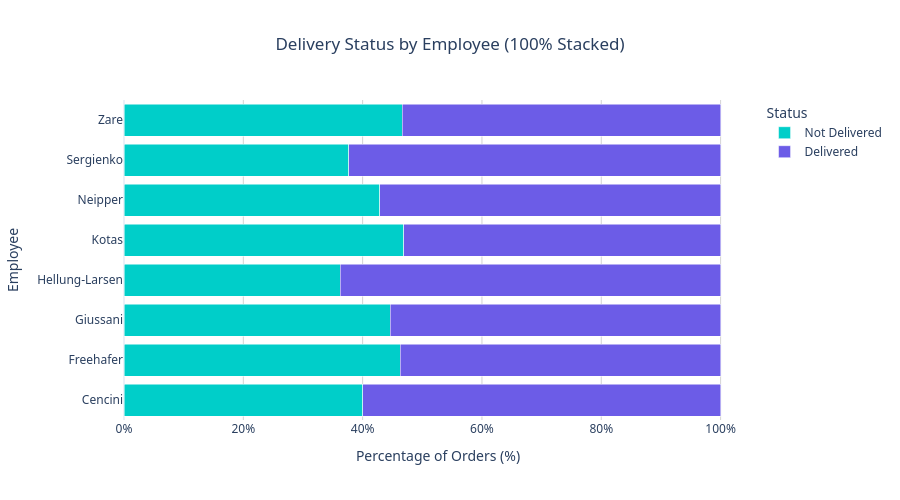
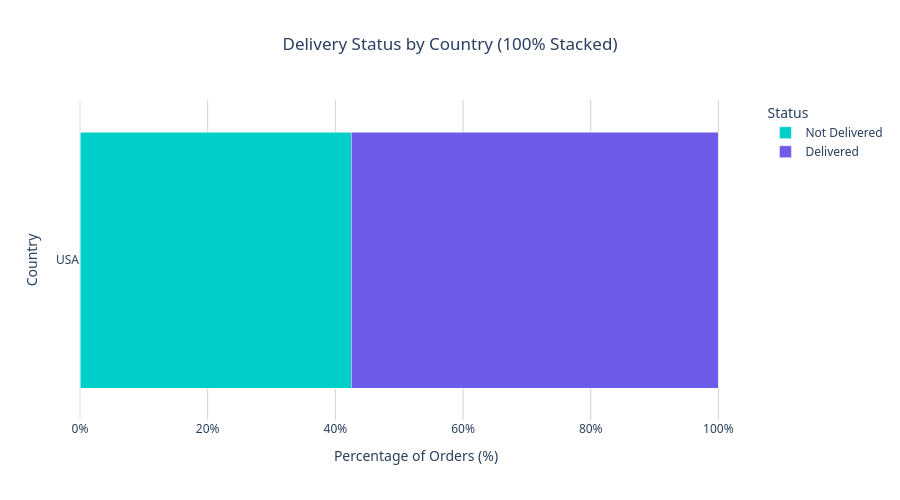

Notebook code cell kept with these figures, in order:
### Markdown cell above
## 4. Detailed Delivery Analysis
Analysis of delivery efficiency by Employee and Country.

### Code cell
# Delivery Status Analysis (100% Stacked)
if 'df' in locals():
    # 1. Delivery Status by Employee (Horizontal 100%)
    emp_delivery = df.groupby(['LastName', 'DeliveredFlag']).size().reset_index(name='Count')
    # Calculate percentage
    emp_totals = emp_delivery.groupby('LastName')['Count'].transform('sum')
    emp_delivery['Percentage'] = (emp_delivery['Count'] / emp_totals) * 100
    emp_delivery['Status'] = emp_delivery['DeliveredFlag'].map({1: 'Delivered', 0: 'Not Delivered'})
    
    fig_emp = px.bar(emp_delivery, y='LastName', x='Percentage', color='Status', 
                     title='Delivery Status by Employee (100% Stacked)', 
                     orientation='h', # Horizontal
                     labels={'LastName': 'Employee', 'Percentage': 'Percentage of Orders (%)'},
                     barmode='stack',
                     color_discrete_map={'Delivered': COLORS['delivered'], 'Not Delivered': COLORS['not_delivered']})
    
    # 2. Delivery Status by Country (Horizontal 100%)
    country_delivery = df.groupby(['Country_x', 'DeliveredFlag']).size().reset_index(name='Count')
    # Calculate percentage
    country_totals = country_delivery.groupby('Country_x')['Count'].transform('sum')
    country_delivery['Percentage'] = (country_delivery['Count'] / country_totals) * 100
    country_delivery['Status'] = country_delivery['DeliveredFlag'].map({1: 'Delivered', 0: 'Not Delivered'})
    
    fig_country = px.bar(country_delivery, y='Country_x', x='Percentage', color='Status', 
                         title='Delivery Status by Country (100% Stacked)', 
                         orientation='h', # Horizontal
                         labels={'Country_x': 'Country', 'Percentage': 'Percentage of Orders (%)'},
                         barmode='stack',
                         color_discrete_map={'Delivered': COLORS['delivered'], 'Not Delivered': COLORS['not_delivered']})
    
    # Display figures
    for fig in [fig_emp, fig_country]:
        fig.update_layout(
            height=500,
            font=dict(family="Segoe UI, sans-serif"),
            title=dict(x=0.5, xanchor='center'),
            plot_bgcolor='rgba(0,0,0,0)',
            yaxis={'categoryorder':'total ascending'}, # Sort bars
            xaxis=dict(ticksuffix='%') # Add % sign
        )
        fig.update_xaxes(showgrid=True, gridwidth=1, gridcolor='LightGray')
        fig.update_yaxes(showgrid=False)
    
    try:
        fig_emp.show()
        fig_country.show()
        fig_emp.write_html("../figures/delivery_by_employee.html")
        fig_country.write_html("../figures/delivery_by_country.html")
    except Exception as e:
        print(f"Error displaying/saving plot: {e}")

### Figure 1 — Plotly figure (JSON) as saved in the notebook; plotly's stock layout.template omitted (floating-point values rounded to 4 significant figures)
{"data": [{"hovertemplate": "Status=Not Delivered<br>Percentage of Orders (%)=%{x}<br>Employee=%{y}<extra></extra>", "legendgroup": "Not Delivered", "marker": {"color": "#00cec9", "pattern": {"shape": ""}}, "name": "Not Delivered", "orientation": "h", "showlegend": true, "textposition": "auto", "type": "bar", "x": [40.0, 46.27, 44.64, 36.25, 46.88, 42.86, 37.68, 46.67], "xaxis": "x", "y": ["Cencini", "Freehafer", "Giussani", "Hellung-Larsen", "Kotas", "Neipper", "Sergienko", "Zare"], "yaxis": "y"}, {"hovertemplate": "Status=Delivered<br>Percentage of Orders (%)=%{x}<br>Employee=%{y}<extra></extra>", "legendgroup": "Delivered", "marker": {"color": "#6c5ce7", "pattern": {"shape": ""}}, "name": "Delivered", "orientation": "h", "showlegend": true, "textposition": "auto", "type": "bar", "x": [60.0, 53.73, 55.36, 63.75, 53.12, 57.14, 62.32, 53.33], "xaxis": "x", "y": ["Cencini", "Freehafer", "Giussani", "Hellung-Larsen", "Kotas", "Neipper", "Sergienko", "Zare"], "yaxis": "y"}], "layout": {"barmode": "stack", "font": {"family": "Segoe UI, sans-serif"}, "height": 500, "legend": {"title": {"text": "Status"}, "tracegroupgap": 0}, "plot_bgcolor": "rgba(0,0,0,0)", "title": {"text": "Delivery Status by Employee (100% Stacked)", "x": 0.5, "xanchor": "center"}, "xaxis": {"anchor": "y", "domain": [0, 1], "gridcolor": "LightGray", "gridwidth": 1, "showgrid": true, "ticksuffix": "%", "title": {"text": "Percentage of Orders (%)"}}, "yaxis": {"anchor": "x", "categoryorder": "total ascending", "domain": [0, 1], "showgrid": false, "title": {"text": "Employee"}}}}

### Figure 2 — Plotly figure (JSON) as saved in the notebook; plotly's stock layout.template omitted (floating-point values rounded to 4 significant figures)
{"data": [{"hovertemplate": "Status=Not Delivered<br>Percentage of Orders (%)=%{x}<br>Country=%{y}<extra></extra>", "legendgroup": "Not Delivered", "marker": {"color": "#00cec9", "pattern": {"shape": ""}}, "name": "Not Delivered", "orientation": "h", "showlegend": true, "textposition": "auto", "type": "bar", "x": [42.52], "xaxis": "x", "y": ["USA"], "yaxis": "y"}, {"hovertemplate": "Status=Delivered<br>Percentage of Orders (%)=%{x}<br>Country=%{y}<extra></extra>", "legendgroup": "Delivered", "marker": {"color": "#6c5ce7", "pattern": {"shape": ""}}, "name": "Delivered", "orientation": "h", "showlegend": true, "textposition": "auto", "type": "bar", "x": [57.48], "xaxis": "x", "y": ["USA"], "yaxis": "y"}], "layout": {"barmode": "stack", "font": {"family": "Segoe UI, sans-serif"}, "height": 500, "legend": {"title": {"text": "Status"}, "tracegroupgap": 0}, "plot_bgcolor": "rgba(0,0,0,0)", "title": {"text": "Delivery Status by Country (100% Stacked)", "x": 0.5, "xanchor": "center"}, "xaxis": {"anchor": "y", "domain": [0, 1], "gridcolor": "LightGray", "gridwidth": 1, "showgrid": true, "ticksuffix": "%", "title": {"text": "Percentage of Orders (%)"}}, "yaxis": {"anchor": "x", "categoryorder": "total ascending", "domain": [0, 1], "showgrid": false, "title": {"text": "Country"}}}}
